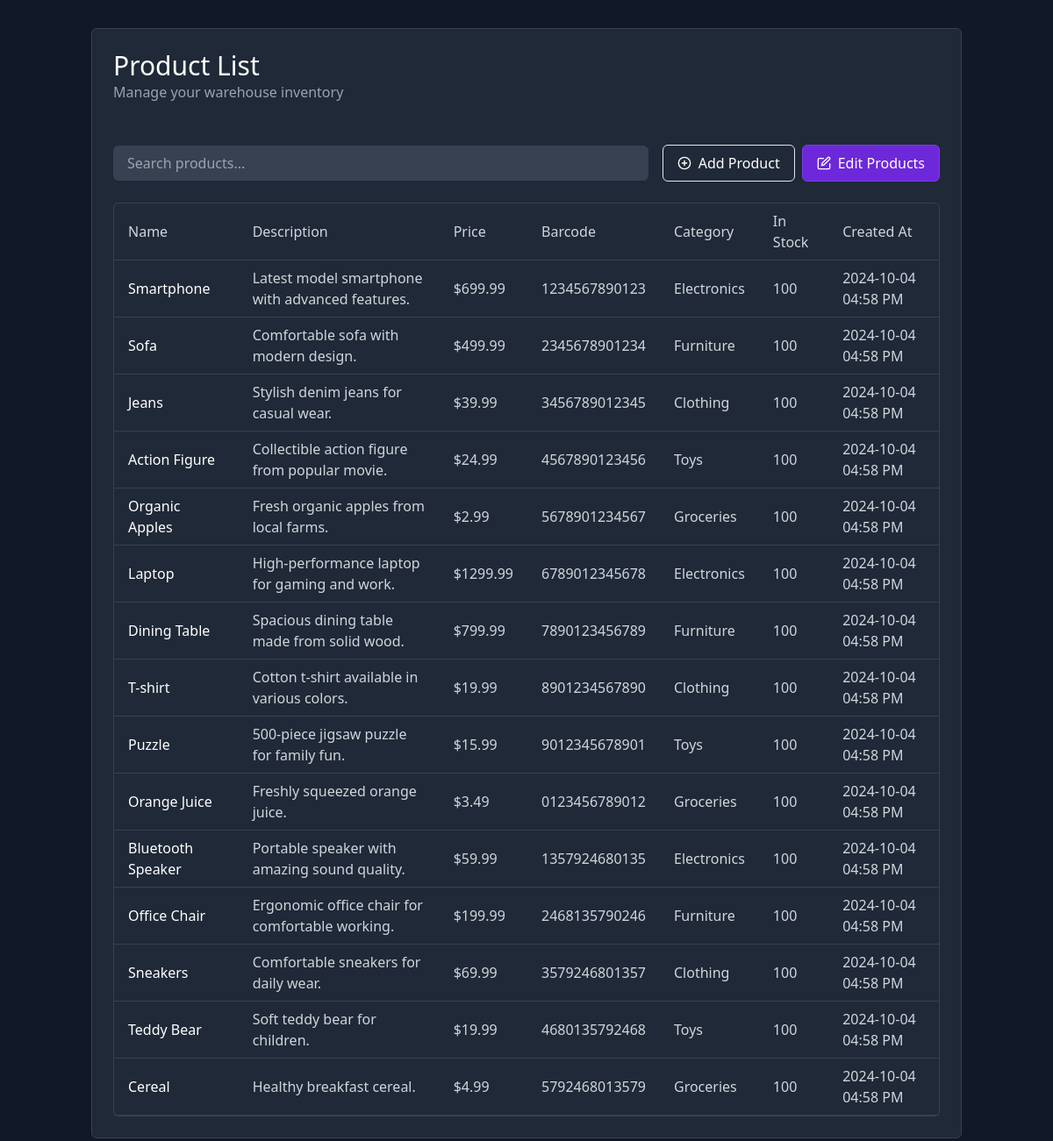
Screenshot of /products/ with the database file from the repository.
### products/models.py (models this page shows, shortened)
class Product(models.Model):
    name = models.CharField(max_length=255)
    description = models.TextField()
    price = models.DecimalField(max_digits=10, decimal_places=2)
    barcode = models.CharField(max_length=100, unique=True)
    category = models.ForeignKey(Category, on_delete=models.CASCADE, related_name='products')
    created_at = models.DateTimeField(auto_now_add=True)

class Category(models.Model):
    name = models.CharField(max_length=100)

class Inventory(models.Model):
    product = models.OneToOneField(Product, on_delete=models.CASCADE, related_name='inventory')
    quantity_in_stock = models.PositiveIntegerField()
    created_at = models.DateTimeField(auto_now_add=True)

### products/views.py (the view)
# urls.py: path('products/', product_list, name='product_list'),
def product_list(request):
    products = Product.objects.all()
    return render(request, 'productList.html', {'products': products})

### templates/productList.html (shortened to what this page needs)
<!DOCTYPE html>
<html lang="en">
<head>
  {% load static %}
  <link rel="stylesheet" href="{% static 'css/landingPage.css' %}">
  <link rel="stylesheet" href="{% static 'css/fontConfig.css' %}">
  <link rel="stylesheet" href="https://cdn.jsdelivr.net/npm/tailwindcss@2.2.19/dist/tailwind.min.css" />
</head>
<body class="bg-gray-900 text-gray-100 min-h-screen">
  <div class="container mx-auto px-4 py-8">
    <div class="mb-8 bg-gray-800 border border-gray-700 rounded-md">
      <div class="p-6">
        <h2 class="text-3xl font-light text-white">Product List</h2>
        <p class="text-gray-400 font-light">Manage your warehouse inventory</p>
      </div>
      <div class="p-6">
        <div class="flex flex-col sm:flex-row justify-between items-center gap-4 mb-6">
          <div class="flex-1 w-full sm:w-auto">
            <input
              type="search"
              placeholder="Search products..."
              class="w-full bg-gray-700 text-white border-gray-600 placeholder-gray-400 rounded-md px-4 py-2"
            />
          </div>
          <div class="flex gap-2 w-full sm:w-auto">
            <a href="/admin/products/product/add"
              class="flex items-center justify-center bg-emerald-600 hover:bg-emerald-700 text-white px-4 py-2 rounded-md border">
              <svg xmlns="http://www.w3.org/2000/svg" class="w-4 h-4 mr-2" viewBox="0 0 24 24" fill="none"
                stroke="currentColor" stroke-width="2" stroke-linecap="round" stroke-linejoin="round">
                <circle cx="12" cy="12" r="10" />
                <line x1="12" y1="8" x2="12" y2="16" />
                <line x1="8" y1="12" x2="16" y2="12" />
              </svg>
              Add Product
            </a>
            <a href="/admin/warehouse/product/"
              class="flex items-center justify-center bg-purple-700 hover:bg-purple-800 text-white border border-purple-600 px-4 py-2 rounded-md">
              Edit Products
            </a>
          </div>
        </div>
        <div class="rounded-md border border-gray-700">
          <table class="min-w-full table-auto">
            <thead class="border-b border-gray-700">
              <tr>
                <th class="text-left text-gray-300 px-4 py-2 font-light">Name</th>
                <th class="text-left text-gray-300 px-4 py-2 font-light">Description</th>
                <th class="text-left text-gray-300 px-4 py-2 font-light">Price</th>
                <th class="text-left text-gray-300 px-4 py-2 font-light">Barcode</th>
                <th class="text-left text-gray-300 px-4 py-2 font-light">Category</th>
                <th class="text-left text-gray-300 px-4 py-2 font-light">In Stock</th>
                <th class="text-left text-gray-300 px-4 py-2 font-light">Created At</th>
              </tr>
            </thead>
            <tbody>
              {% for product in products %}
              <tr class="border-b border-gray-700">
                <td class="font-medium text-white px-4 py-2 font-light">{{ product.name }}</td>
                <td class="text-gray-300 px-4 py-2 font-light">{{ product.description }}</td>
                <td class="text-gray-300 px-4 py-2 font-light">${{ product.price }}</td>
                <td class="text-gray-300 px-4 py-2 font-light">{{ product.barcode }}</td>
                <td class="text-gray-300 px-4 py-2 font-light">{{ product.category.name }}</td>
                <td class="text-gray-300 px-4 py-2 font-light">{{ product.inventory.quantity_in_stock }}</td>
                <td class="text-gray-300 px-4 py-2 font-light">{{ product.created_at|date:"Y-m-d h:i A" }}</td>
              </tr>
              {% empty %}
              <tr>
                <td colspan="7" class="text-center text-gray-300 px-4 py-2">No products available</td>
              </tr>
              {% endfor %}
            </tbody>
          </table>
        </div>
      </div>
    </div>
  </div>
</body>
</html>

### static/css/landingPage.css (style rules this page uses)
body { font-family: 'Geist Sans'; min-height: 100vh; background-color: #111827; color: #f3f4f6; margin: 0; padding: 0; }
.container { max-width: 1200px; margin: 0 auto; padding: 2rem 1rem; }

### rows the page displays
Product: name "Smartphone", description "Latest model smartphone with advanced features.", price "699.99", barcode "1234567890123", category.name "Electronics", inventory.quantity_in_stock "100", created_at "2024-10-04 04:58 PM"
Product: name "Sofa", description "Comfortable sofa with modern design.", price "499.99", barcode "2345678901234", category.name "Furniture", inventory.quantity_in_stock "100", created_at "2024-10-04 04:58 PM"
Product: name "Jeans", description "Stylish denim jeans for casual wear.", price "39.99", barcode "3456789012345", category.name "Clothing", inventory.quantity_in_stock "100", created_at "2024-10-04 04:58 PM"
Product: name "Action Figure", description "Collectible action figure from popular movie.", price "24.99", barcode "4567890123456", category.name "Toys", inventory.quantity_in_stock "100", created_at "2024-10-04 04:58 PM"
Product: name "Organic Apples", description "Fresh organic apples from local farms.", price "2.99", barcode "5678901234567", category.name "Groceries", inventory.quantity_in_stock "100", created_at "2024-10-04 04:58 PM"
Product: name "Laptop", description "High-performance laptop for gaming and work.", price "1299.99", barcode "6789012345678", category.name "Electronics", inventory.quantity_in_stock "100", created_at "2024-10-04 04:58 PM"
Product: name "Dining Table", description "Spacious dining table made from solid wood.", price "799.99", barcode "7890123456789", category.name "Furniture", inventory.quantity_in_stock "100", created_at "2024-10-04 04:58 PM"
Product: name "T-shirt", description "Cotton t-shirt available in various colors.", price "19.99", barcode "8901234567890", category.name "Clothing", inventory.quantity_in_stock "100", created_at "2024-10-04 04:58 PM"
Product: name "Puzzle", description "500-piece jigsaw puzzle for family fun.", price "15.99", barcode "9012345678901", category.name "Toys", inventory.quantity_in_stock "100", created_at "2024-10-04 04:58 PM"
Product: name "Orange Juice", description "Freshly squeezed orange juice.", price "3.49", barcode "0123456789012", category.name "Groceries", inventory.quantity_in_stock "100", created_at "2024-10-04 04:58 PM"
Product: name "Bluetooth Speaker", description "Portable speaker with amazing sound quality.", price "59.99", barcode "1357924680135", category.name "Electronics", inventory.quantity_in_stock "100", created_at "2024-10-04 04:58 PM"
Product: name "Office Chair", description "Ergonomic office chair for comfortable working.", price "199.99", barcode "2468135790246", category.name "Furniture", inventory.quantity_in_stock "100", created_at "2024-10-04 04:58 PM"
Product: name "Sneakers", description "Comfortable sneakers for daily wear.", price "69.99", barcode "3579246801357", category.name "Clothing", inventory.quantity_in_stock "100", created_at "2024-10-04 04:58 PM"
Product: name "Teddy Bear", description "Soft teddy bear for children.", price "19.99", barcode "4680135792468", category.name "Toys", inventory.quantity_in_stock "100", created_at "2024-10-04 04:58 PM"
Product: name "Cereal", description "Healthy breakfast cereal.", price "4.99", barcode "5792468013579", category.name "Groceries", inventory.quantity_in_stock "100", created_at "2024-10-04 04:58 PM"
